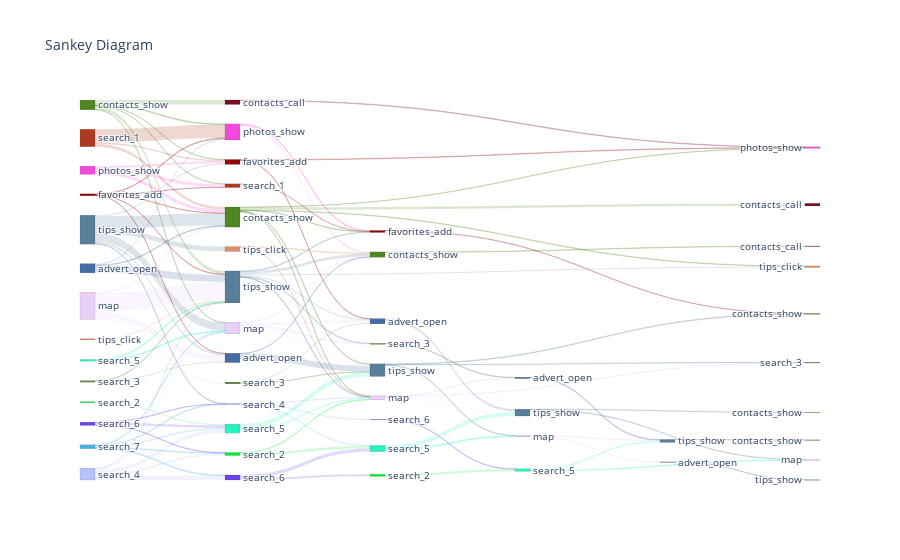

Write notebook code for a chart like this one.
### Code cell
senkey_diagram.show()

### Figure 1 — Plotly figure (JSON) as saved in the notebook; plotly's stock layout.template omitted (floating-point values rounded to 4 significant figures)
{"data": [{"domain": {"x": [0, 1], "y": [0, 1]}, "link": {"color": ["rgba(88, 127, 154, 0.2)", "rgba(88, 127, 154, 0.2)", "rgba(88, 127, 154, 0.2)", "rgba(88, 127, 154, 0.2)", "rgba(88, 127, 154, 0.2)", "rgba(88, 127, 154, 0.2)", "rgba(232, 207, 247, 0.2)", "rgba(232, 207, 247, 0.2)", "rgba(232, 207, 247, 0.2)", "rgba(232, 207, 247, 0.2)", "rgba(173, 59, 34, 0.2)", "rgba(173, 59, 34, 0.2)", "rgba(173, 59, 34, 0.2)", "rgba(243, 73, 222, 0.2)", "rgba(243, 73, 222, 0.2)", "rgba(243, 73, 222, 0.2)", "rgba(79, 135, 35, 0.2)", "rgba(79, 135, 35, 0.2)", "rgba(79, 135, 35, 0.2)", "rgba(79, 135, 35, 0.2)", "rgba(79, 135, 35, 0.2)", "rgba(79, 135, 35, 0.2)", "rgba(76, 176, 230, 0.2)", "rgba(76, 176, 230, 0.2)", "rgba(76, 176, 230, 0.2)", "rgba(76, 176, 230, 0.2)", "rgba(76, 176, 230, 0.2)", "rgba(39, 243, 188, 0.2)", "rgba(39, 243, 188, 0.2)", "rgba(106, 135, 75, 0.2)", "rgba(106, 135, 75, 0.2)", "rgba(179, 195, 251, 0.2)", "rgba(179, 195, 251, 0.2)", "rgba(179, 195, 251, 0.2)", "rgba(179, 195, 251, 0.2)", "rgba(179, 195, 251, 0.2)", "rgba(69, 108, 163, 0.2)", "rgba(69, 108, 163, 0.2)", "rgba(69, 108, 163, 0.2)", "rgba(108, 68, 235, 0.2)", "rgba(108, 68, 235, 0.2)", "rgba(108, 68, 235, 0.2)", "rgba(220, 142, 108, 0.2)", "rgba(145, 7, 0, 0.2)", "rgba(145, 7, 0, 0.2)", "rgba(145, 7, 0, 0.2)", "rgba(145, 7, 0, 0.2)", "rgba(145, 7, 0, 0.2)", "rgba(8, 235, 44, 0.2)", "rgba(88, 127, 154, 0.2)", "rgba(88, 127, 154, 0.2)", "rgba(88, 127, 154, 0.2)", "rgba(88, 127, 154, 0.2)", "rgba(88, 127, 154, 0.2)", "rgba(88, 127, 154, 0.2)", "rgba(232, 207, 247, 0.2)", "rgba(232, 207, 247, 0.2)", "rgba(232, 207, 247, 0.2)", "rgba(232, 207, 247, 0.2)", "rgba(243, 73, 222, 0.2)", "rgba(243, 73, 222, 0.2)", "rgba(145, 7, 0, 0.2)", "rgba(145, 7, 0, 0.2)", "rgba(118, 12, 41, 0.2)", "rgba(79, 135, 35, 0.2)", "rgba(79, 135, 35, 0.2)", "rgba(79, 135, 35, 0.2)", "rgba(79, 135, 35, 0.2)", "rgba(79, 135, 35, 0.2)", "rgba(79, 135, 35, 0.2)", "rgba(69, 108, 163, 0.2)", "rgba(69, 108, 163, 0.2)", "rgba(39, 243, 188, 0.2)", "rgba(39, 243, 188, 0.2)", "rgba(179, 195, 251, 0.2)", "rgba(179, 195, 251, 0.2)", "rgba(179, 195, 251, 0.2)", "rgba(173, 59, 34, 0.2)", "rgba(220, 142, 108, 0.2)", "rgba(220, 142, 108, 0.2)", "rgba(106, 135, 75, 0.2)", "rgba(106, 135, 75, 0.2)", "rgba(8, 235, 44, 0.2)", "rgba(8, 235, 44, 0.2)", "rgba(108, 68, 235, 0.2)", "rgba(108, 68, 235, 0.2)", "rgba(79, 135, 35, 0.2)", "rgba(232, 207, 247, 0.2)", "rgba(232, 207, 247, 0.2)", "rgba(232, 207, 247, 0.2)", "rgba(108, 68, 235, 0.2)", "rgba(88, 127, 154, 0.2)", "rgba(88, 127, 154, 0.2)", "rgba(88, 127, 154, 0.2)", "rgba(69, 108, 163, 0.2)", "rgba(39, 243, 188, 0.2)", "rgba(39, 243, 188, 0.2)", "rgba(106, 135, 75, 0.2)", "rgba(145, 7, 0, 0.2)", "rgba(8, 235, 44, 0.2)", "rgba(39, 243, 188, 0.2)", "rgba(39, 243, 188, 0.2)", "rgba(88, 127, 154, 0.2)", "rgba(88, 127, 154, 0.2)", "rgba(232, 207, 247, 0.2)", "rgba(232, 207, 247, 0.2)", "rgba(69, 108, 163, 0.2)", "rgba(69, 108, 163, 0.2)", "rgba(88, 127, 154, 0.2)"], "label": ["28.1%", "4.2%", "42.1%", "6.7%", "1.8%", "16.9%", "67.3%", "3.4%", "22.6%", "6.7%", "75.5%", "9.1%", "15.4%", "22.1%", "41.1%", "36.8%", "35.0%", "3.2%", "8.8%", "2.8%", "46.3%", "3.9%", "9.9%", "48.3%", "11.0%", "11.0%", "19.8%", "55.1%", "44.9%", "30.9%", "69.1%", "2.1%", "14.7%", "29.3%", "18.0%", "35.9%", "78.6%", "14.8%", "6.6%", "78.3%", "7.7%", "14.0%", "100.0%", "18.8%", "36.5%", "16.5%", "14.1%", "14.1%", "100.0%", "40.0%", "11.0%", "19.7%", "15.3%", "5.7%", "8.3%", "11.4%", "24.8%", "50.0%", "13.8%", "65.2%", "34.8%", "58.5%", "41.5%", "100.0%", "5.8%", "10.2%", "14.6%", "50.9%", "10.6%", "8.0%", "5.0%", "95.0%", "28.1%", "71.9%", "20.0%", "28.3%", "51.7%", "100.0%", "57.1%", "42.9%", "23.6%", "76.4%", "11.2%", "88.8%", "62.1%", "37.9%", "100.0%", "45.2%", "35.6%", "19.2%", "100.0%", "45.3%", "29.7%", "25.0%", "100.0%", "79.0%", "21.0%", "100.0%", "100.0%", "100.0%", "84.4%", "15.6%", "51.9%", "48.1%", "31.6%", "68.4%", "100.0%", "100.0%", "100.0%"], "source": [0, 0, 0, 0, 0, 0, 1, 1, 1, 1, 2, 2, 2, 3, 3, 3, 4, 4, 4, 4, 4, 4, 5, 5, 5, 5, 5, 6, 6, 7, 7, 8, 8, 8, 8, 8, 9, 9, 9, 10, 10, 10, 11, 12, 12, 12, 12, 12, 13, 14, 14, 14, 14, 14, 14, 15, 15, 15, 15, 16, 16, 17, 17, 18, 19, 19, 19, 19, 19, 19, 20, 20, 21, 21, 22, 22, 22, 23, 24, 24, 25, 25, 26, 26, 27, 27, 30, 32, 32, 32, 33, 34, 34, 34, 36, 38, 38, 40, 41, 42, 47, 47, 48, 48, 49, 49, 50, 60, 61], "target": [15, 17, 19, 20, 22, 24, 14, 19, 20, 25, 16, 17, 19, 17, 19, 23, 14, 15, 16, 17, 18, 23, 15, 21, 22, 26, 27, 14, 15, 14, 20, 14, 15, 21, 26, 27, 14, 16, 19, 21, 22, 26, 14, 14, 16, 19, 20, 23, 21, 30, 32, 36, 37, 40, 41, 30, 34, 36, 40, 30, 41, 31, 36, 31, 31, 32, 34, 35, 37, 41, 30, 34, 32, 34, 32, 33, 38, 41, 30, 32, 34, 36, 32, 38, 38, 42, 45, 48, 50, 52, 47, 44, 49, 52, 48, 48, 49, 50, 44, 47, 61, 62, 62, 64, 60, 61, 61, 75, 77], "value": [365, 55, 547, 87, 24, 220, 813, 41, 273, 81, 590, 71, 120, 81, 151, 135, 151, 14, 38, 12, 200, 17, 17, 83, 19, 19, 34, 43, 35, 21, 47, 11, 78, 155, 95, 190, 324, 61, 27, 112, 11, 20, 53, 16, 31, 14, 12, 12, 46, 120, 33, 59, 46, 17, 25, 24, 52, 105, 29, 60, 32, 24, 17, 28, 13, 23, 33, 115, 24, 18, 14, 267, 76, 194, 12, 17, 31, 15, 20, 15, 17, 55, 14, 111, 136, 83, 22, 47, 37, 20, 19, 29, 19, 16, 93, 166, 44, 26, 11, 93, 76, 14, 14, 13, 12, 26, 31, 12, 11]}, "node": {"color": ["rgba(88, 127, 154, 1)", "rgba(232, 207, 247, 1)", "rgba(173, 59, 34, 1)", "rgba(243, 73, 222, 1)", "rgba(79, 135, 35, 1)", "rgba(76, 176, 230, 1)", "rgba(39, 243, 188, 1)", "rgba(106, 135, 75, 1)", "rgba(179, 195, 251, 1)", "rgba(69, 108, 163, 1)", "rgba(108, 68, 235, 1)", "rgba(220, 142, 108, 1)", "rgba(145, 7, 0, 1)", "rgba(8, 235, 44, 1)", "rgba(88, 127, 154, 1)", "rgba(232, 207, 247, 1)", "rgba(243, 73, 222, 1)", "rgba(145, 7, 0, 1)", "rgba(118, 12, 41, 1)", "rgba(79, 135, 35, 1)", "rgba(69, 108, 163, 1)", "rgba(39, 243, 188, 1)", "rgba(179, 195, 251, 1)", "rgba(173, 59, 34, 1)", "rgba(220, 142, 108, 1)", "rgba(106, 135, 75, 1)", "rgba(8, 235, 44, 1)", "rgba(108, 68, 235, 1)", "rgba(76, 176, 230, 1)", "rgba(173, 59, 34, 1)", "rgba(79, 135, 35, 1)", "rgba(243, 73, 222, 1)", "rgba(232, 207, 247, 1)", "rgba(108, 68, 235, 1)", "rgba(88, 127, 154, 1)", "rgba(118, 12, 41, 1)", "rgba(69, 108, 163, 1)", "rgba(220, 142, 108, 1)", "rgba(39, 243, 188, 1)", "rgba(179, 195, 251, 1)", "rgba(106, 135, 75, 1)", "rgba(145, 7, 0, 1)", "rgba(8, 235, 44, 1)", "rgba(76, 176, 230, 1)", "rgba(79, 135, 35, 1)", "rgba(118, 12, 41, 1)", "rgba(145, 7, 0, 1)", "rgba(39, 243, 188, 1)", "rgba(88, 127, 154, 1)", "rgba(232, 207, 247, 1)", "rgba(69, 108, 163, 1)", "rgba(8, 235, 44, 1)", "rgba(106, 135, 75, 1)", "rgba(179, 195, 251, 1)", "rgba(220, 142, 108, 1)", "rgba(108, 68, 235, 1)", "rgba(243, 73, 222, 1)", "rgba(173, 59, 34, 1)", "rgba(76, 176, 230, 1)", "rgba(118, 12, 41, 1)", "rgba(69, 108, 163, 1)", "rgba(88, 127, 154, 1)", "rgba(232, 207, 247, 1)", "rgba(106, 135, 75, 1)", "rgba(79, 135, 35, 1)", "rgba(76, 176, 230, 1)", "rgba(145, 7, 0, 1)", "rgba(220, 142, 108, 1)", "rgba(8, 235, 44, 1)", "rgba(108, 68, 235, 1)", "rgba(39, 243, 188, 1)", "rgba(179, 195, 251, 1)", "rgba(106, 135, 75, 1)", "rgba(69, 108, 163, 1)", "rgba(179, 195, 251, 1)", "rgba(88, 127, 154, 1)", "rgba(220, 142, 108, 1)", "rgba(79, 135, 35, 1)", "rgba(39, 243, 188, 1)", "rgba(76, 176, 230, 1)", "rgba(145, 7, 0, 1)", "rgba(118, 12, 41, 1)", "rgba(232, 207, 247, 1)", "rgba(8, 235, 44, 1)", "rgba(39, 243, 188, 1)", "rgba(88, 127, 154, 1)", "rgba(106, 135, 75, 1)", "rgba(76, 176, 230, 1)", "rgba(79, 135, 35, 1)", "rgba(69, 108, 163, 1)", "rgba(220, 142, 108, 1)", "rgba(145, 7, 0, 1)"], "label": ["tips_show", "map", "search_1", "photos_show", "contacts_show", "search_7", "search_5", "search_3", "search_4", "advert_open", "search_6", "tips_click", "favorites_add", "search_2", "tips_show", "map", "photos_show", "favorites_add", "contacts_call", "contacts_show", "advert_open", "search_5", "search_4", "search_1", "tips_click", "search_3", "search_2", "search_6", "search_7", "search_1", "contacts_show", "photos_show", "map", "search_6", "tips_show", "contacts_call", "advert_open", "tips_click", "search_5", "search_4", "search_3", "favorites_add", "search_2", "search_7", "contacts_show", "contacts_call", "favorites_add", "search_5", "tips_show", "map", "advert_open", "search_2", "search_3", "search_4", "tips_click", "search_6", "photos_show", "search_1", "search_7", "contacts_call", "advert_open", "tips_show", "map", "search_3", "contacts_show", "search_7", "favorites_add", "tips_click", "search_2", "search_6", "search_5", "search_4", "search_3", "advert_open", "search_4", "tips_show", "tips_click", "contacts_show", "search_5", "search_7", "favorites_add", "contacts_call", "map", "search_2", "search_5", "tips_show", "search_3", "search_7", "contacts_show", "advert_open", "tips_click", "favorites_add"], "line": {"color": "black", "width": 0.1}, "pad": 50, "thickness": 15}, "orientation": "h", "type": "sankey", "valueformat": ".0f"}], "layout": {"font": {"size": 10}, "title": {"text": "Sankey Diagram"}}}
